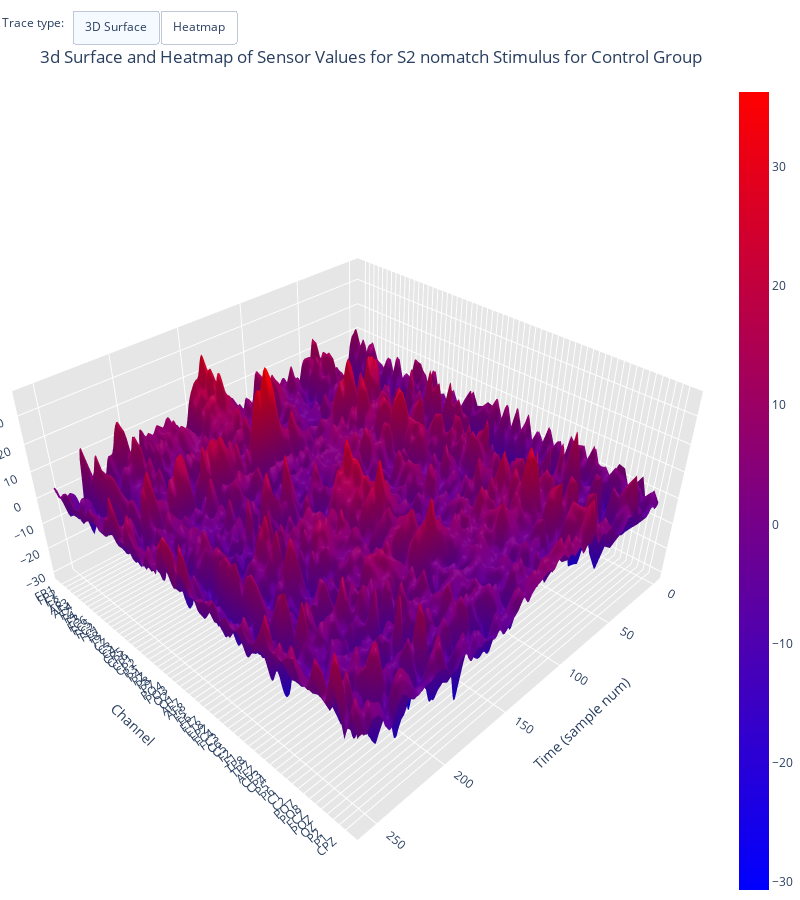

The notebook cell saved with this chart:
### Code cell
plot_3dSurface_and_heatmap(stimulus=stimulus, group='c', df=S2_nm_sample_df)

### Figure 1 — Plotly figure (JSON) as saved in the notebook; plotly's stock layout.template omitted (floating-point values rounded to 4 significant figures; data arrays with more than 128 entries replaced by an {"elided": "..."} marker saying what was removed)
{"data": [{"colorscale": [[0, "rgb(0,0,255)"], [1, "rgb(255,0,0)"]], "type": "surface", "z": {"elided": "61x256 float values"}}], "layout": {"annotations": [{"align": "left", "showarrow": false, "text": "Trace type:", "x": 0, "y": 1.085, "yref": "paper"}], "autosize": false, "height": 900, "margin": {"b": 0, "l": 0, "r": 0, "t": 0}, "scene": {"aspectmode": "manual", "aspectratio": {"x": 1, "y": 1, "z": 0.5}, "xaxis": {"backgroundcolor": "rgb(230, 230,230)", "gridcolor": "rgb(255, 255, 255)", "showbackground": true, "title": {"text": "Time (sample num)"}}, "yaxis": {"backgroundcolor": "rgb(230, 230, 230)", "gridcolor": "rgb(255, 255, 255)", "showbackground": true, "ticktext": ["FP1", "FP2", "F7", "F8", "AF3", "AF4", "FZ", "F4", "F3", "FC6", "FC5", "FC2", "FC1", "T8", "T7", "CZ", "C3", "C4", "CP5", "CP6", "CP1", "CP2", "P3", "P4", "PZ", "P8", "P7", "PO4", "PO3", "O2", "O1", "AF7", "AF8", "F5", "F6", "FT7", "FT8", "FPZ", "FC4", "FC3", "C6", "C5", "F2", "F1", "TP8", "TP7", "AFZ", "CP3", "CP4", "P5", "P6", "C1", "C2", "PO7", "PO8", "FCZ", "POZ", "OZ", "P2", "P1", "CPZ"], "tickvals": [0, 1, 2, 3, 4, 5, 6, 7, 8, 9, 10, 11, 12, 13, 14, 15, 16, 17, 18, 19, 20, 21, 22, 23, 24, 25, 26, 27, 28, 29, 30, 31, 32, 33, 34, 35, 36, 37, 38, 39, 40, 41, 42, 43, 44, 45, 46, 47, 48, 49, 50, 51, 52, 53, 54, 55, 56, 57, 58, 59, 60], "title": {"text": "Channel"}, "zerolinecolor": "rgb(255, 255, 255)"}, "zaxis": {"backgroundcolor": "rgb(230, 230,230)", "gridcolor": "rgb(255, 255, 255)", "showbackground": true, "title": {"text": "Sensor Value"}, "zerolinecolor": "rgb(255, 255, 255)"}}, "title": {"text": "<br>3d Surface and Heatmap of Sensor Values for S2 nomatch Stimulus for Control Group"}, "updatemenus": [{"buttons": [{"args": ["type", "surface"], "label": "3D Surface", "method": "restyle"}, {"args": ["type", "heatmap"], "label": "Heatmap", "method": "restyle"}], "direction": "left", "pad": {"r": 10, "t": 10}, "showactive": true, "type": "buttons", "x": 0.1, "xanchor": "left", "y": 1.1, "yanchor": "top"}], "width": 800}}
